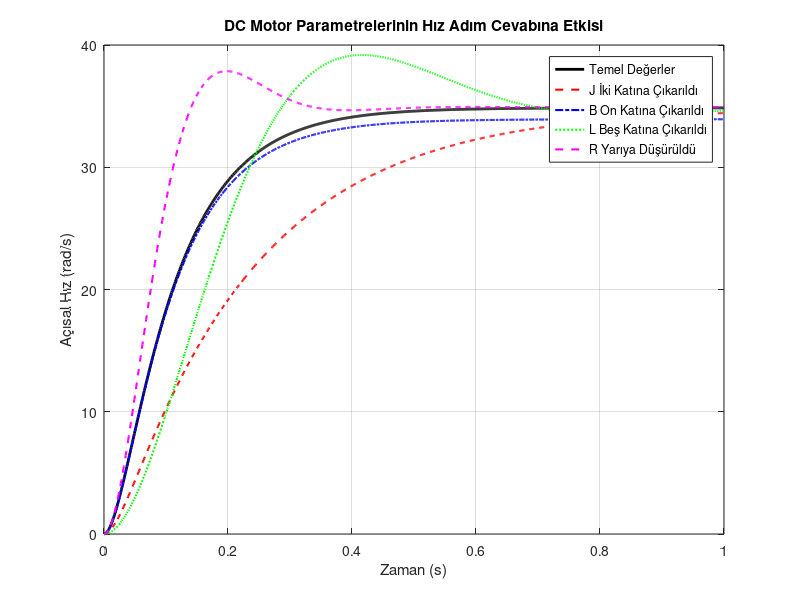

Write MATLAB code to recreate this figure.
%% DC Motor Analizi - Ana Dosya
% Modelimizden çıkarılan parametre değerleri

% Temel parametreler
L_base = 0.01;       % Armature inductance (H)
R_base = 0.5;          % Armature resistance (ohm)
Kt_base = 0.0286;    % Tork sabiti (N.m/A)
Kv_base = 0.0286;    % Hız sabiti (V/rad/s)
J_base = 0.0002;     % Rotor inertia (kg·m²)
B_base = 0.5e-5;     % Rotor damping (N·m·s/rad)

%% Transfer Fonksiyonu - Temel Model
% Baseline transfer fonksiyonu oluştur
num_base = Kt_base;
den_base = [J_base*L_base, J_base*R_base+B_base*L_base, B_base*R_base+Kt_base*Kv_base];
sys_base = tf(num_base, den_base);

% Adım cevabı
t = 0:0.001:1;
[y_base, t] = step(sys_base, t);

% Temel model sonuçlarını kaydet
results.baseline.t = t;
results.baseline.y = y_base;
results.baseline.sys = sys_base;

%% Transfer Fonksiyonu - J Değişimi
% J değerini iki katına çıkar
J_high = 2 * J_base;
num_J = Kt_base;
den_J = [J_high*L_base, J_high*R_base+B_base*L_base, B_base*R_base+Kt_base*Kv_base];
sys_J = tf(num_J, den_J);
[y_J, t] = step(sys_J, t);

% J değişimi sonuçlarını kaydet
results.J_change.t = t;
results.J_change.y = y_J;
results.J_change.sys = sys_J;
results.J_change.parameter = 'J';
results.J_change.value = J_high;

%% Transfer Fonksiyonu - B Değişimi
% B değerini on katına çıkar
B_high = 10 * B_base;
num_B = Kt_base;
den_B = [J_base*L_base, J_base*R_base+B_high*L_base, B_high*R_base+Kt_base*Kv_base];
sys_B = tf(num_B, den_B);
[y_B, t] = step(sys_B, t);

% B değişimi sonuçlarını kaydet
results.B_change.t = t;
results.B_change.y = y_B;
results.B_change.sys = sys_B;
results.B_change.parameter = 'B';
results.B_change.value = B_high;

%% Transfer Fonksiyonu - L Değişimi
% L değerini beş katına çıkar
L_high = 5 * L_base;
num_L = Kt_base;
den_L = [J_base*L_high, J_base*R_base+B_base*L_high, B_base*R_base+Kt_base*Kv_base];
sys_L = tf(num_L, den_L);
[y_L, t] = step(sys_L, t);

% L değişimi sonuçlarını kaydet
results.L_change.t = t;
results.L_change.y = y_L;
results.L_change.sys = sys_L;
results.L_change.parameter = 'L';
results.L_change.value = L_high;

%% Transfer Fonksiyonu - R Değişimi
% R değerini yarıya düşür
R_low = R_base / 2;
num_R = Kt_base;
den_R = [J_base*L_base, J_base*R_low+B_base*L_base, B_base*R_low+Kt_base*Kv_base];
sys_R = tf(num_R, den_R);
[y_R, t] = step(sys_R, t);

% R değişimi sonuçlarını kaydet
results.R_change.t = t;
results.R_change.y = y_R;
results.R_change.sys = sys_R;
results.R_change.parameter = 'R';
results.R_change.value = R_low;

%% Tüm Transfer Fonksiyonu Sonuçlarını Karşılaştırma
figure;
plot(t, y_base, 'k-', 'LineWidth', 2);
hold on;
plot(t, y_J, 'r--', 'LineWidth', 1.5);
plot(t, y_B, 'b-.', 'LineWidth', 1.5);
plot(t, y_L, 'g:', 'LineWidth', 1.5);
plot(t, y_R, 'm--', 'LineWidth', 1.5);
legend('Temel Değerler', 'J İki Katına Çıkarıldı', 'B On Katına Çıkarıldı', 'L Beş Katına Çıkarıldı', 'R Yarıya Düşürüldü');
title('DC Motor Parametrelerinin Hız Adım Cevabına Etkisi');
xlabel('Zaman (s)');
ylabel('Açısal Hız (rad/s)');
grid on;

% Grafik dosyasını kaydet
saveas(gcf, 'TF_Parameter_Comparison.png');